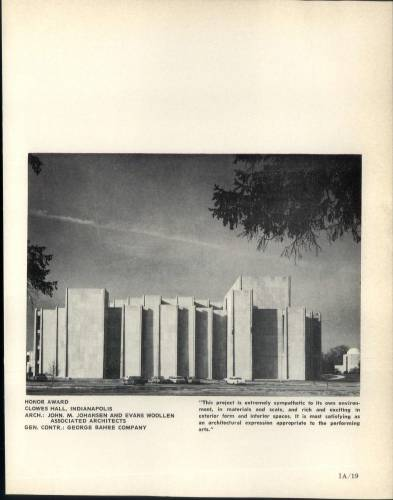
#> input picture audit/batch2_krannert/aia65page-19.jpg, 393 x 500 px; its folder holds only this picture in this run
$ python make_aia_contact_sheet.py
#> lines starting #> are read from the running program, lines starting #| are printed output that depends on the picture
from pathlib import Path
from PIL import Image, ImageDraw

folder = Path('audit/batch2_krannert')
pages = sorted(folder.glob('aia65page-*.jpg'))
cell_w, cell_h, cols = 140, 180, 8
sheet = Image.new('RGB', (cell_w * cols, cell_h * ((len(pages) + cols - 1) // cols)), 'white')
#> sheet: PIL image 1120x180 RGB; every value is 255
draw = ImageDraw.Draw(sheet)
for i, path in enumerate(pages):
    im = Image.open(path)
#> im is the input picture: PIL image 393x500 RGB; mean R, G, B 189.6, 185, 171.6
    im.thumbnail((130, 155))
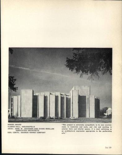
#> im: PIL image 122x155 RGB; mean R, G, B 189.6, 185.1, 171.7
    x = (i % cols) * cell_w + 5
    y = (i // cols) * cell_h + 18
    sheet.paste(im, (x, y))
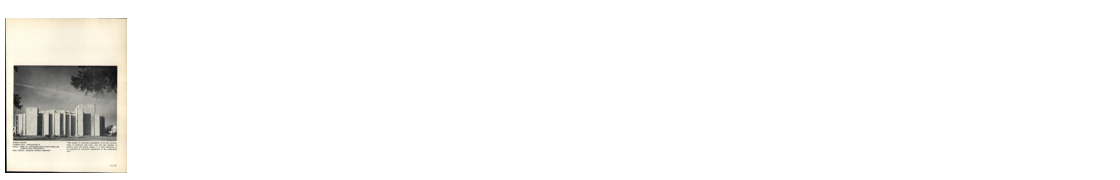
#> sheet: PIL image 1120x180 RGB; mean R, G, B 248.9, 248.4, 247.2
    draw.text((x, y - 16), str(i + 1), fill='black')
out = folder / 'indiana_architect_1965_contact.jpg'
sheet.save(out, quality=88)
print(f'{len(pages)} pages -> {out}')

$ run again, on audit/batch2_krannert/aia65page-34.jpg
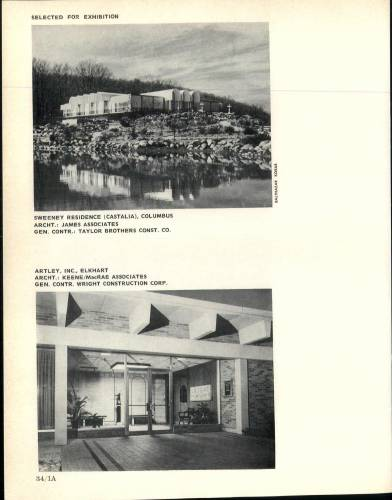
#> input picture audit/batch2_krannert/aia65page-34.jpg, 392 x 500 px
#> im is the input picture: PIL image 392x500 RGB; mean R, G, B 192.4, 191.8, 178.7
#> `im.thumbnail((130, 155))`:
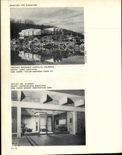
#> im: PIL image 122x155 RGB; mean R, G, B 192.5, 191.9, 178.8
#> `sheet.paste(im, (x, y))`:
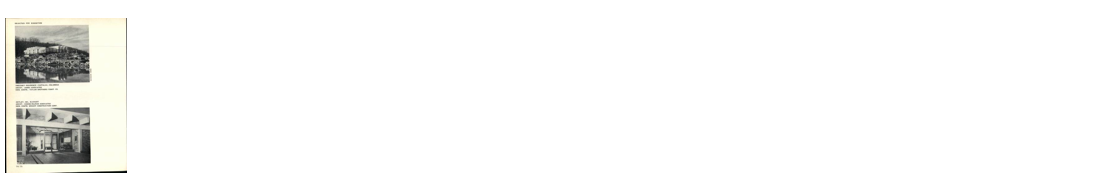
#> sheet: PIL image 1120x180 RGB; mean R, G, B 249.1, 249.1, 247.9
